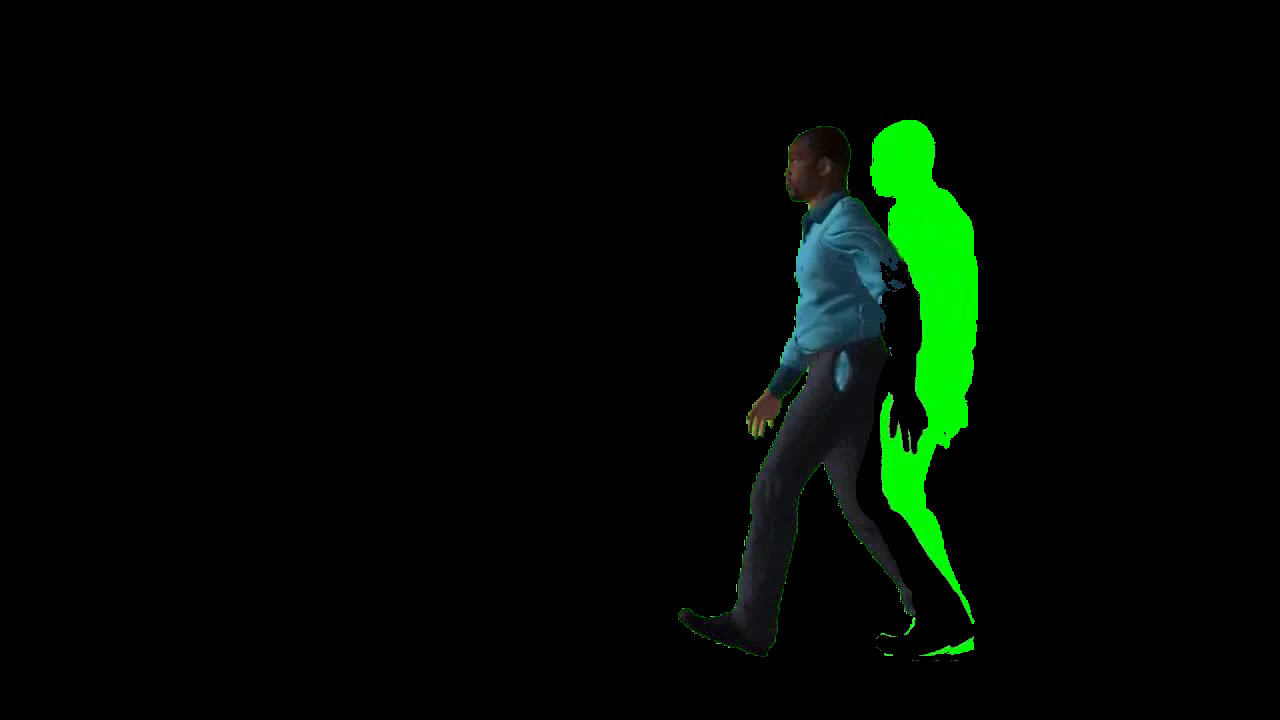
#> input picture frame 8 of output.avi, 1280 x 720 px, given in place of stabilize.avi, which was not available
$ python runme.py   (older library calls are emulated)
#> lines starting #> are read from the running program, lines starting #| are printed output that depends on the picture; after the words box and inside, x2 and y2 are one past the last pixel; in counts of white or black regions, pixels touching at a corner belong together; pictures that were not available may be replaced by others from this repository, and a replacement may not be noted
### CODE/trimap.py
import cv2
import numpy as np
import matplotlib.pyplot as plt
import os
from utilities import create_video_from_image_folder, printProgressBar

frames_folder = "trimap_frames"


def trimap(video_input):
#> called with video_input = 'stabilize.avi'
    cap = cv2.VideoCapture(video_input)
    total_frames = int(cap.get(cv2.CAP_PROP_FRAME_COUNT))

    output_file = "binary.avi"
    frame_num = 0
    if not os.path.exists(frames_folder):
        os.makedirs(frames_folder)

    while cap.isOpened(): # play the video by reading frame by frame
        ret, frame = cap.read()
#> frame is the input picture: shape (720, 1280, 3); mean B, G, R 2.7, 9.1, 1.7

        printProgressBar(frame_num, total_frames)

        if (ret == True):
            frame1=frame
            image = cv2.cvtColor(frame, cv2.COLOR_BGR2GRAY)
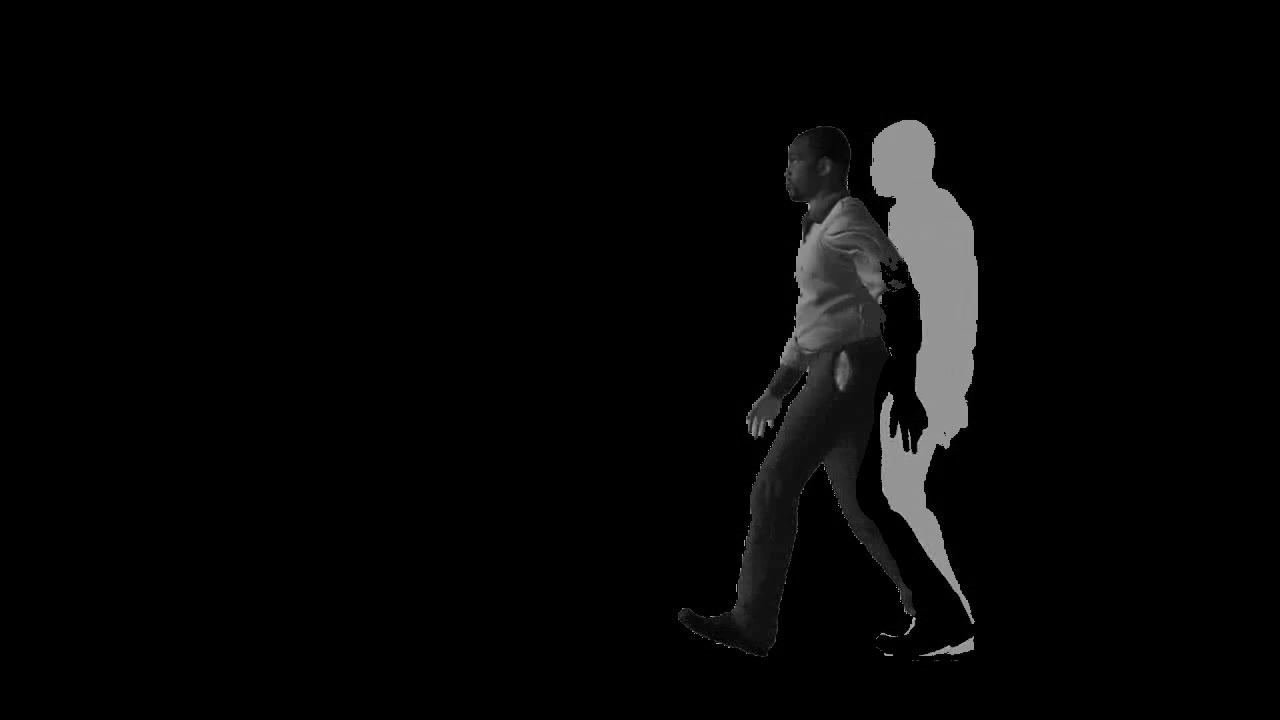
#> image: shape (720, 1280); min 0, max 180, mean 6.2
            ret, thresh = cv2.threshold(image, 145, 255, cv2.THRESH_BINARY_INV)
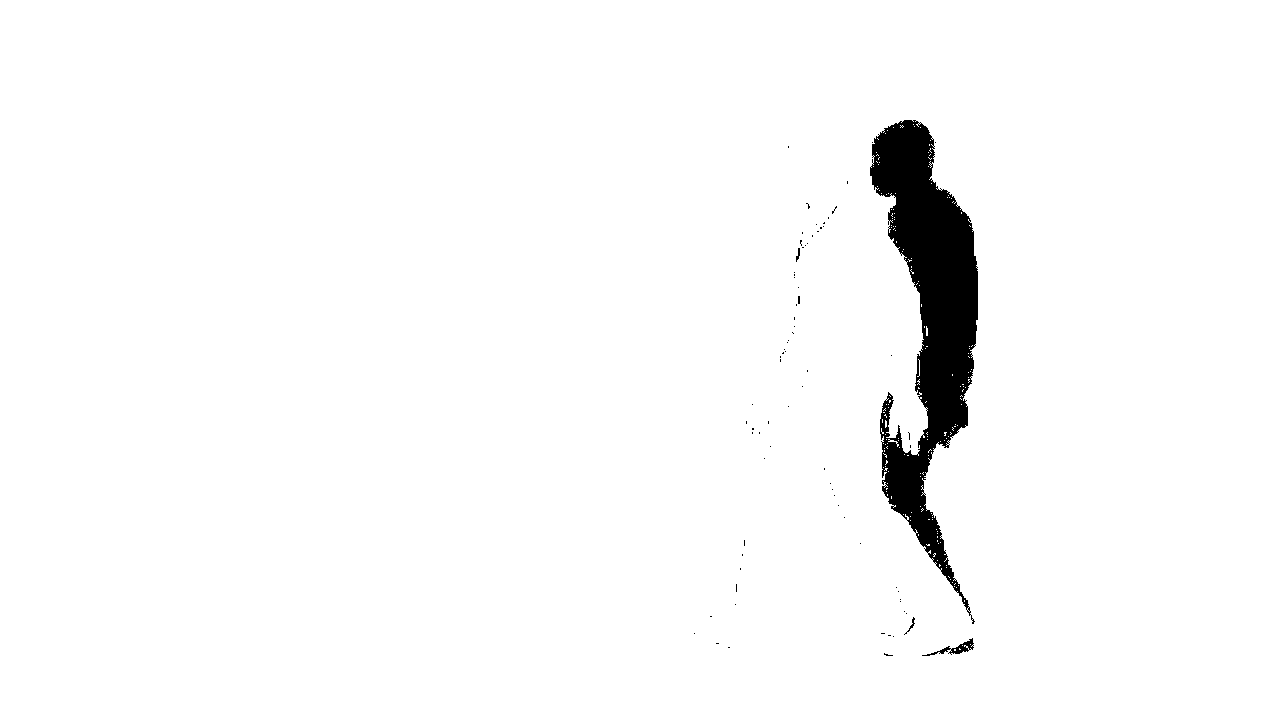
#> thresh: shape (720, 1280); 97.4% white; 78 black regions (74 under 20 px), largest, box (x1, y1, x2, y2) and area: (870, 120, 978, 624) 23232, (922, 638, 974, 656) 242, (904, 617, 915, 635) 36, (796, 248, 800, 262) 29
            kernel1 = np.ones((12,12), np.uint8)
            erosion = cv2.erode(thresh, kernel1, iterations=1)
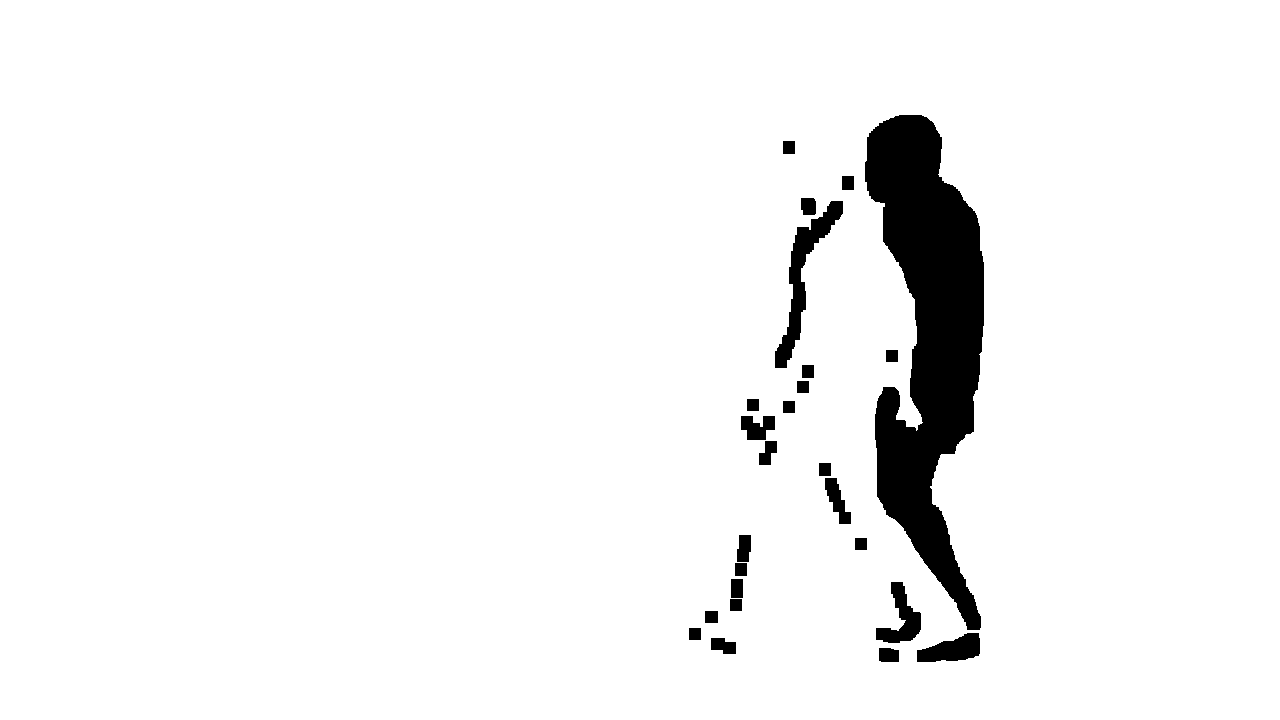
#> erosion: shape (720, 1280); 95.3% white; 25 black regions, largest, box (x1, y1, x2, y2) and area: (865, 115, 984, 630) 33264, (775, 201, 843, 368) 2744, (876, 582, 921, 643) 1245
            # cv2.imshow("AfterErosion", erosion)

            kernel2 = np.ones((3,3), np.uint8)
            dilation = cv2.dilate(erosion, kernel2, iterations=2)
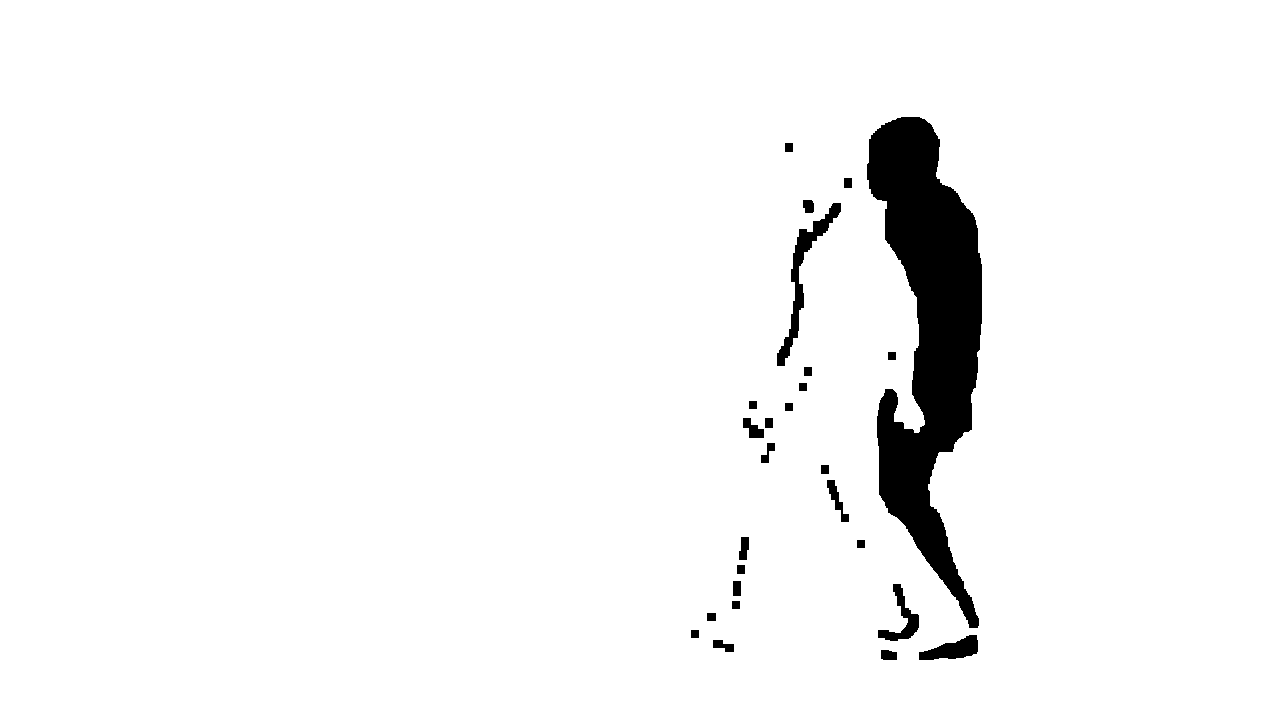
#> dilation: shape (720, 1280); 96.1% white; 26 black regions
            # cv2.imshow("AfterDilation", dilation)

            image, contours, hierarchy = cv2.findContours(dilation, cv2.RETR_EXTERNAL, cv2.CHAIN_APPROX_NONE)
#> contours = 1 contour; box (x1, y1, x2, y2) and area: (0, 0, 1280, 720) 919601
            # plt.imshow(image)
            # plt.show()

            #sort contours
            sorted_ctrs = sorted(contours, key=lambda ctr: cv2.boundingRect(ctr)[1])
#> sorted_ctrs has the same summary as contours

            mask = np.zeros_like(frame1)  # Create mask where white is what we want, black otherwise
            cv2.drawContours(mask, sorted_ctrs, 0, (255, 255, 255), -1)  # Draw filled contour in mask
#> mask: shape (720, 1280, 3); every value is 255
            out = np.zeros_like(frame1)  # Extract out the object and place into output image
            out[mask == 255] = [255]

            image1 = cv2.cvtColor(out, cv2.COLOR_BGR2GRAY)

            # noise removal
            kernel = np.ones((5, 5), np.uint8)
            opening = cv2.morphologyEx(image1, cv2.MORPH_OPEN, kernel, iterations=1)

            # sure background area
            sure_bg = cv2.dilate(opening, kernel, iterations=1)

            # Finding sure foreground area
            sure_fg = cv2.erode(opening, kernel, iterations=1)
            # cv2.imshow("foreground", sure_fg)

            # Finding unknown region
            sure_fg = np.uint8(sure_fg)
            unknown = cv2.subtract(sure_bg, sure_fg)
            ret, thresh = cv2.threshold(unknown, 240, 255, cv2.THRESH_BINARY)

            unknown[thresh == 255] = 127
            #cv2.imshow("unknown", unknown)

            final_mask = sure_fg + unknown
            # cv2.imshow("final_mask", final_mask)
#> (the run stopped early here; a loop or call above may not have finished)

$ run again, starting later in the video
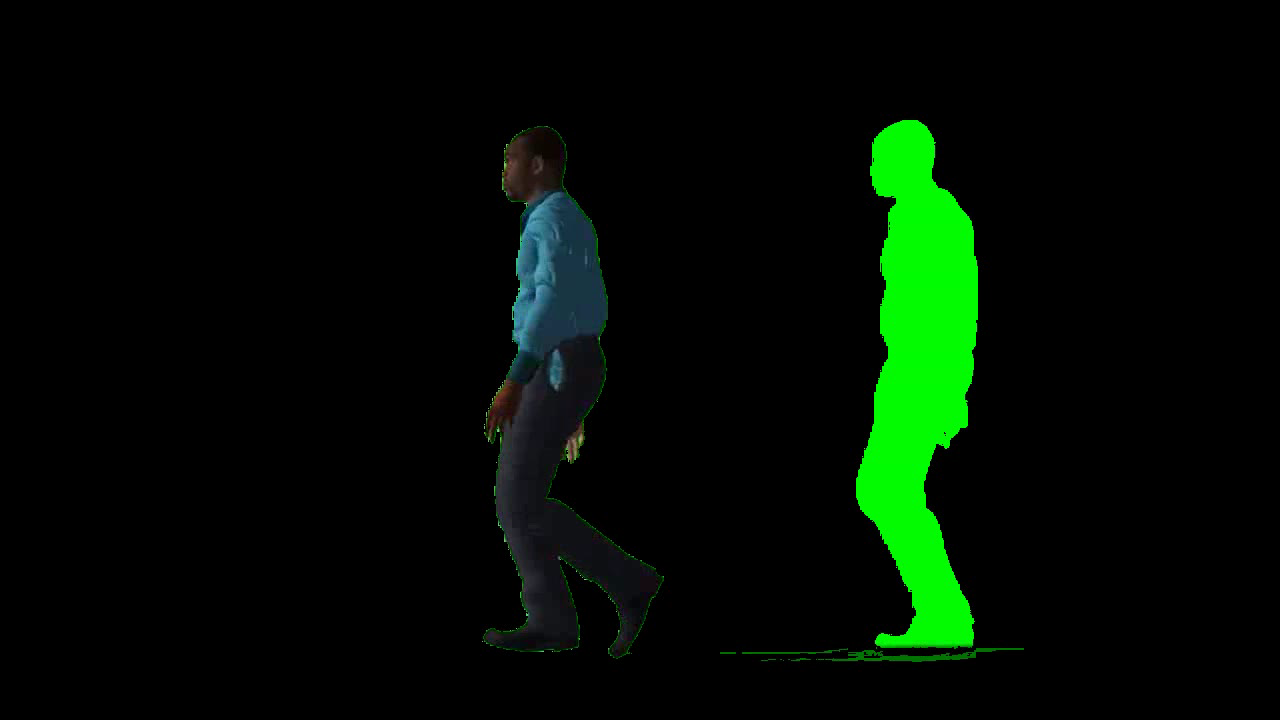
#> input picture frame 36 of output.avi, 1280 x 720 px, given in place of stabilize.avi, which was not available
#> in trimap, frame is the input picture: shape (720, 1280, 3); mean B, G, R 2.3, 13, 1.6
#> in trimap, `ret, thresh = cv2.threshold(image, 145, 255, cv2.THRESH_BINARY_INV)`:
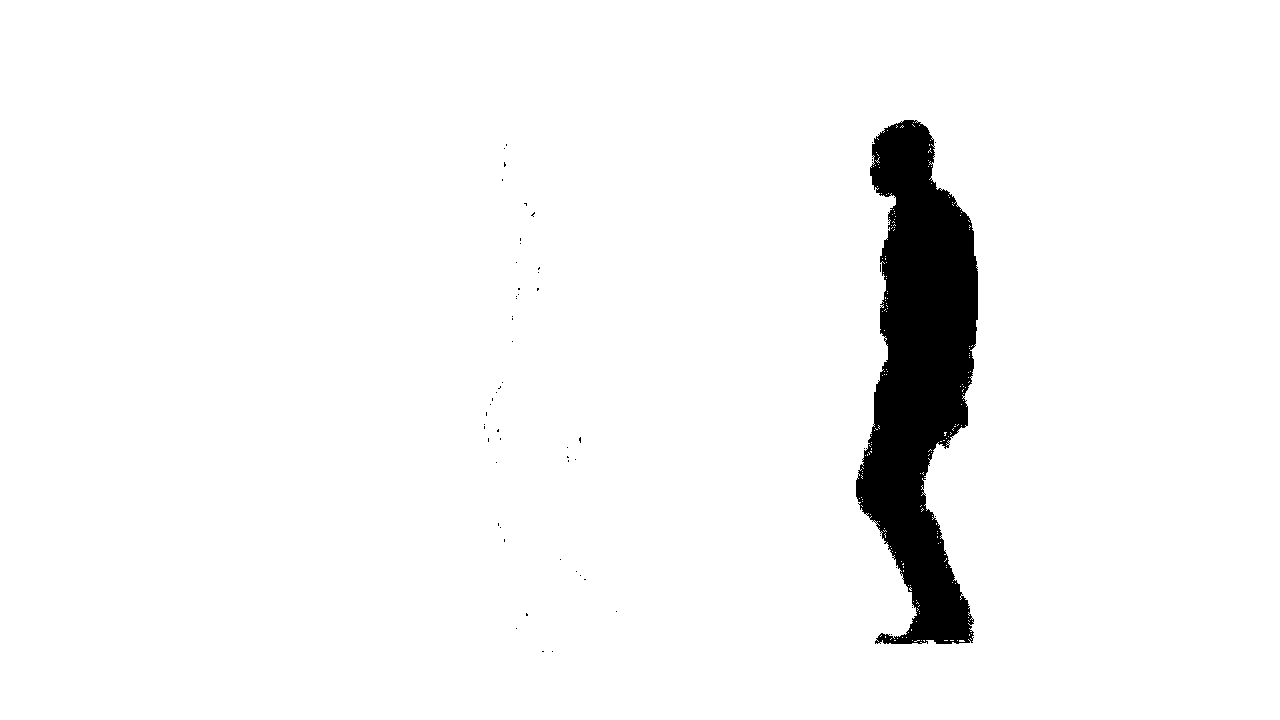
#> thresh: shape (720, 1280); 95.8% white; 60 black regions (59 under 20 px), largest, box (x1, y1, x2, y2) and area: (856, 120, 978, 644) 38406
#> erosion: shape (720, 1280); 94.1% white; 22 black regions, largest, box (x1, y1, x2, y2) and area: (851, 115, 984, 650) 48077, (479, 377, 509, 448) 1249, (562, 432, 587, 468) 626
#> in trimap, `dilation = cv2.dilate(erosion, kernel2, iterations=2)`:
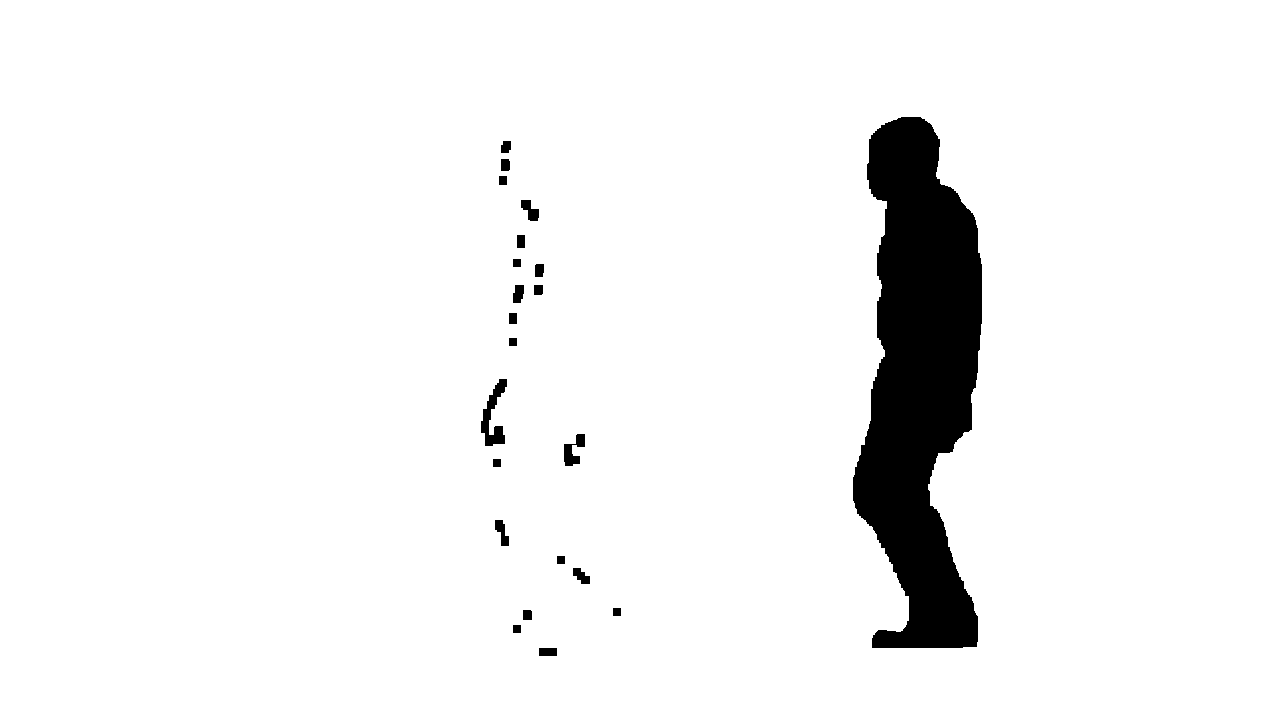
#> dilation: shape (720, 1280); 94.8% white; 22 black regions
#> contours = 1 contour; box (x1, y1, x2, y2) and area: (0, 0, 1280, 720) 919601
#> sorted_ctrs has the same summary as contours
#> mask: shape (720, 1280, 3); every value is 255
